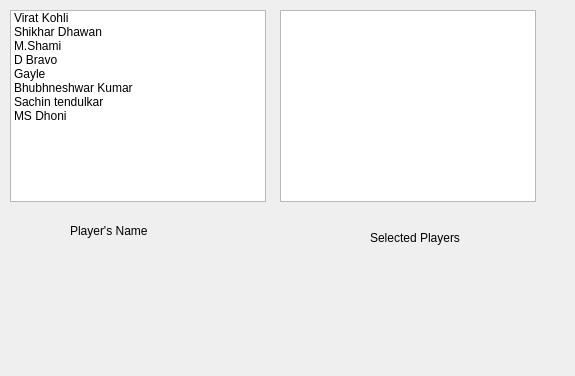
<?xml version="1.0" encoding="UTF-8"?>
<ui version="4.0">
 <class>Form</class>
 <widget class="QWidget" name="Form">
  <property name="geometry">
   <rect>
    <x>0</x>
    <y>0</y>
    <width>575</width>
    <height>376</height>
   </rect>
  </property>
  <property name="windowTitle">
   <string>Form</string>
  </property>
  <widget class="QListWidget" name="list1">
   <property name="geometry">
    <rect>
     <x>10</x>
     <y>10</y>
     <width>256</width>
     <height>192</height>
    </rect>
   </property>
   <item>
    <property name="text">
     <string>Virat Kohli</string>
    </property>
   </item>
   <item>
    <property name="text">
     <string>Shikhar Dhawan</string>
    </property>
   </item>
   <item>
    <property name="text">
     <string>M.Shami</string>
    </property>
   </item>
   <item>
    <property name="text">
     <string>D Bravo</string>
    </property>
   </item>
   <item>
    <property name="text">
     <string>Gayle</string>
    </property>
   </item>
   <item>
    <property name="text">
     <string>Bhubhneshwar Kumar</string>
    </property>
   </item>
   <item>
    <property name="text">
     <string>Sachin tendulkar</string>
    </property>
   </item>
   <item>
    <property name="text">
     <string>MS Dhoni</string>
    </property>
   </item>
  </widget>
  <widget class="QListWidget" name="list2">
   <property name="geometry">
    <rect>
     <x>280</x>
     <y>10</y>
     <width>256</width>
     <height>192</height>
    </rect>
   </property>
  </widget>
  <widget class="QLabel" name="label">
   <property name="geometry">
    <rect>
     <x>70</x>
     <y>220</y>
     <width>111</width>
     <height>21</height>
    </rect>
   </property>
   <property name="text">
    <string>Player's Name</string>
   </property>
  </widget>
  <widget class="QLabel" name="label_2">
   <property name="geometry">
    <rect>
     <x>370</x>
     <y>230</y>
     <width>111</width>
     <height>16</height>
    </rect>
   </property>
   <property name="text">
    <string>Selected Players</string>
   </property>
  </widget>
 </widget>
 <resources/>
 <connections/>
</ui>
